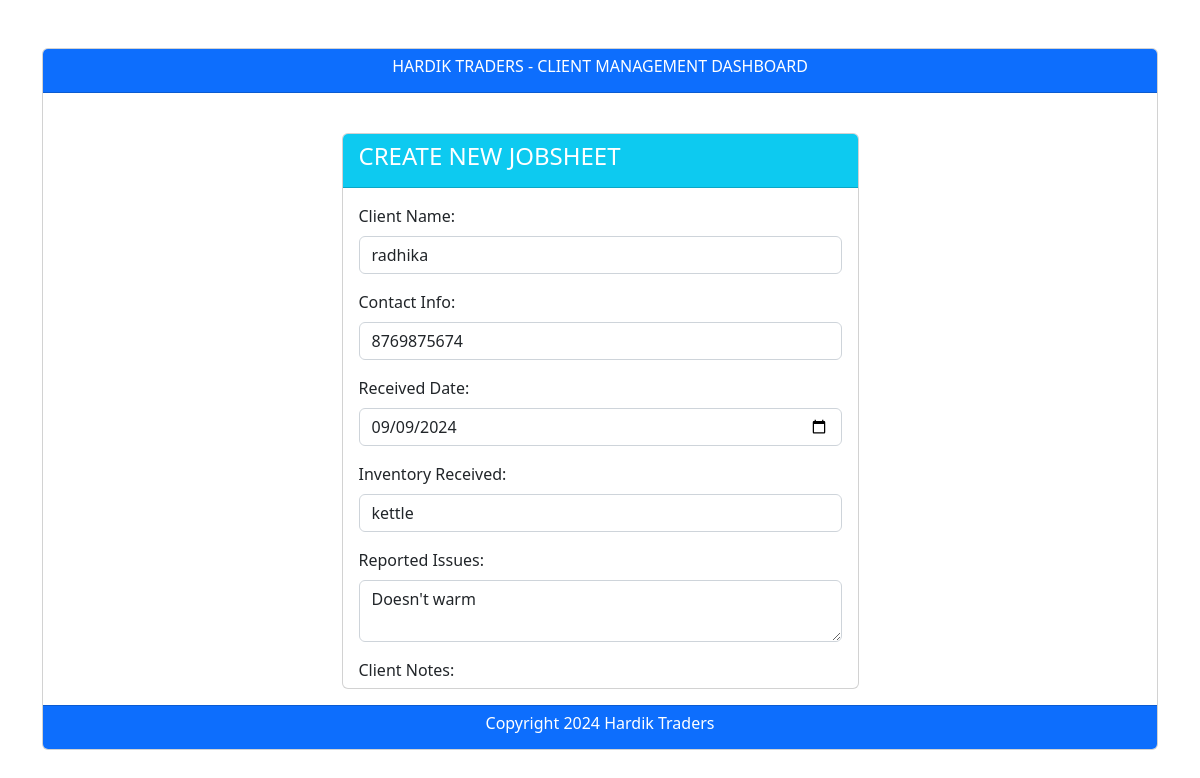
The app's page /cmd/edit/5/ with its own data.
### Client/models.py (models this page shows)
class client_info(models.Model):
    Client_Name=models.CharField(max_length=100)
    Contact_Info=models.IntegerField()
    Recieved_Date=models.DateField()
    Inventory_Recieved=models.CharField(max_length=100)
    Reported_Issues=models.TextField(max_length=1000)
    Client_Notes=models.TextField(max_length=1000)
    Assigned_Technician=models.CharField(max_length=100)
    Estimated_Amount=models.FloatField()
    Deadline=models.DateField()
    Status=models.CharField(max_length=50,choices=stat_choices,default=None)

### Client/views.py (the view)
# urls.py: path("edit/<int:client_id>/",views.update_form,name="update_form"),
def update_form(request, client_id):
    client_ = get_object_or_404(client_info, id=client_id)
    if request.method == "POST":
        form = Jobsheetform(request.POST, instance=client_)
        print(f"Form data: {request.POST}")  # Debugging POST data
        if form.is_valid():
            form.save()
            print("Form is valid and saved.")  # Debugging form save
            return redirect("Client:index")
        else:
            print("Form is not valid.", form.errors)  # Debugging form errors
    else:
        form = Jobsheetform(instance=client_)
    return render(request, "client/edit-form.html", {"form": form, "client_": client_})

### Client/forms.py
class Jobsheetform(forms.ModelForm):
    class Meta:
        model=client_info
        fields=["Client_Name","Contact_Info","Recieved_Date","Inventory_Recieved",
                "Reported_Issues","Client_Notes","Assigned_Technician","Estimated_Amount",
                "Deadline","Status"]

### Client/templates/client/edit-form.html (shortened to what this page needs)
{% extends "client/base.html" %}
{% block body %}
<br/>
<div class="container">
  <div class="row justify-content-center">
    <div class="col-md-6">
      <div class="card">
        <div class="card-header text-white bg-info">
          <h4 class="card-title">CREATE NEW JOBSHEET</h4>
        </div>
        <div class="card-body" style="height: 500px; overflow-y: auto;">
          <form action="{% url 'Client:update_form' client_.id %}" method="POST">
            <div class="mb-3">
              <label for="Client_Name" class="form-label">Client Name:</label>
              <input type="text" value="{{client_.Client_Name}}" class="form-control" id="Client_Name" placeholder="Enter name" name="Client_Name">
            </div>
            <div class="mb-3">
              <label for="Contact_Info" class="form-label">Contact Info:</label>
              <input type="number" value="{{client_.Contact_Info}}" class="form-control" id="Contact_Info" placeholder="Enter number" name="Contact_Info">
            </div>
            <div class="mb-3">
              <label for="Recieved_Date" class="form-label">Received Date:</label>
              <input type="date" value="{{client_.Recieved_Date|date:'Y-m-d'}}" class="form-control" id="Recieved_Date" name="Recieved_Date">
            </div>
            <div class="mb-3">
              <label for="Inventory_Recieved" class="form-label">Inventory Received:</label>
              <input type="text" value="{{client_.Inventory_Recieved}}" class="form-control" id="Inventory_Recieved" placeholder="Enter inventory name" name="Inventory_Recieved">
            </div>
            <div class="mb-3">
              <label for="Reported_Issues" class="form-label">Reported Issues:</label>
              <textarea class="form-control"  id="Reported_Issues" placeholder="Describe issues" name="Reported_Issues">{{client_.Reported_Issues}}</textarea>
            </div>
            <div class="mb-3">
              <label for="Client_Notes" class="form-label">Client Notes:</label>
            </div>
          </form>
        </div>
      </div>
    </div>
  </div>
</div>
{% endblock %}

### records on screen
client_info: Client_Name "radhika", Contact_Info "8769875674", Recieved_Date "09/09/2024", Inventory_Recieved "kettle", Reported_Issues "Doesn't warm"
